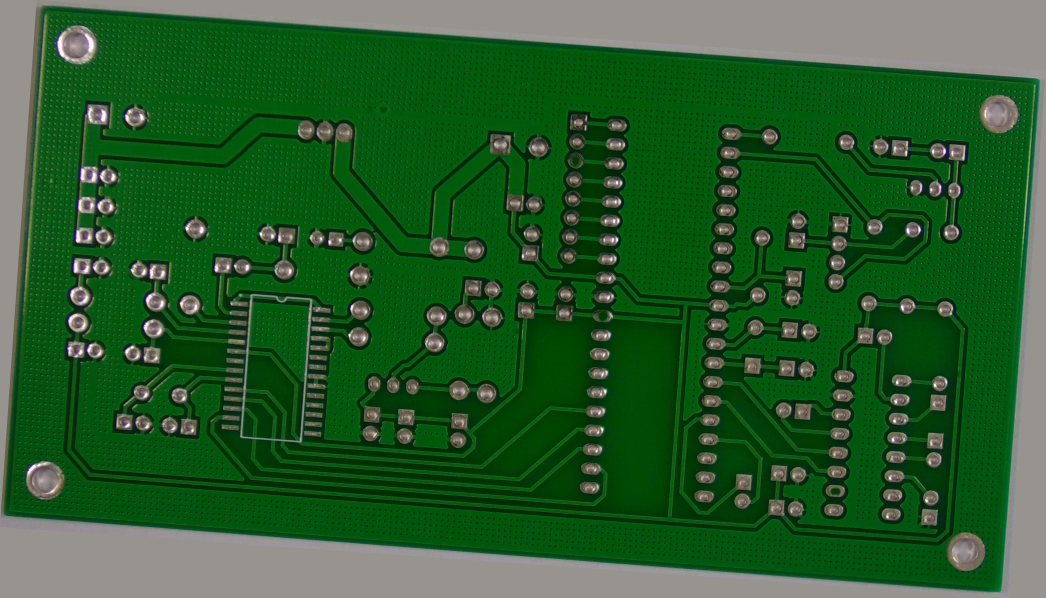
#> input picture 01_missing_hole_01_rotated.jpg, 3137 x 1793 px (shown at 1/3 size)
$ python ai_summit_opencv_workshop.py
#> lines starting #> are read from the running program, lines starting #| are printed output that depends on the picture; after the words box and inside, x2 and y2 are one past the last pixel; in counts of white or black regions, pixels touching at a corner belong together
import cv2
import numpy as np
from skimage import exposure
import sys

def main():
    def nothing(x):
        pass

    def mouse(event, x, y, flags, param):
        if event == cv2.EVENT_LBUTTONDOWN:
            b = img[y, x, 0]
            g = img[y, x, 1]
            r = img[y, x, 2]
            text = f'mouse at ({str(x)},{str(y)}), pixel color: ({str(b)},{str(g)},{str(r)})'
            print(text)

    def align_images(image, template, maxFeatures=500, keepPercent=0.2, debug=False):
        # convert both the input image and template to grayscale
        imageGray = cv2.cvtColor(image, cv2.COLOR_BGR2GRAY)
        templateGray = cv2.cvtColor(template, cv2.COLOR_BGR2GRAY)
        # use ORB to detect keypoints and extract (binary) local invariant features
        orb = cv2.ORB_create(maxFeatures)
        (kpsA, descsA) = orb.detectAndCompute(imageGray, None)
        (kpsB, descsB) = orb.detectAndCompute(templateGray, None)
        # match the features
        method = cv2.DESCRIPTOR_MATCHER_BRUTEFORCE_HAMMING
        matcher = cv2.DescriptorMatcher_create(method)
        matches = matcher.match(descsA, descsB, None)
        # sort the matches by their distance (the smaller the distance, the "more similar" the features are)
        matches = sorted(matches, key=lambda x:x.distance)
        # keep only the top matches
        keep = int(len(matches) * keepPercent)
        matches = matches[:keep]
        # check to see if we should visualize the matched keypoints
        # if debug:
        #     matchedVis = cv2.drawMatches(image, kpsA, template, kpsB,
        #         matches, None)
        #     matchedVis = imutils.resize(matchedVis, width=1000)
        #     cv2.imshow("Matched Keypoints", matchedVis)
        #     cv2.waitKey(0)
        # allocate memory for the keypoints (x, y)-coordinates from the
        # top matches -- we'll use these coordinates to compute our homography matrix
        ptsA = np.zeros((len(matches), 2), dtype="float")
        ptsB = np.zeros((len(matches), 2), dtype="float")
        # loop over the top matches
        for (i, m) in enumerate(matches):
            # indicate that the two keypoints in the respective images map to each other
            ptsA[i] = kpsA[m.queryIdx].pt
            ptsB[i] = kpsB[m.trainIdx].pt
        # compute the homography matrix between the two sets of matched points
        (H, mask) = cv2.findHomography(ptsA, ptsB, method=cv2.RANSAC)
        # use the homography matrix to align the images
        (h, w) = template.shape[:2]
        aligned = cv2.warpPerspective(image, H, (w, h))
        # return the aligned image
        return aligned

    # create a window
    windowName = "testing_window"
    cv2.namedWindow(windowName)
    # Create windows with trackbar and associate a callback function
    image_resize_trackbar_create = 0
    gaussian_blur_trackbar_create = 0
    bilateral_trackbar_create = 0
    threshold_trackbar_create = 0
    adaptive_threshold_trackbar_create = 0
    image_difference_trackbar_create = 0
    # create switch names
    image_realign_onoff_ = 'Realign'
    image_resize_onoff_ = 'Resize'
    gaussian_blur_onoff_ = 'Smoothing'
    bilateral_onoff_ = 'Bilateral'
    image_thresholding_onoff_ = 'Threshold'
    # switches
    cv2.createTrackbar(image_realign_onoff_, windowName, 0, 1, nothing)
#> slider 'Realign' is set to 1
    cv2.createTrackbar(image_resize_onoff_, windowName, 0, 1, nothing)
#> slider 'Resize' is set to 1
    cv2.createTrackbar(gaussian_blur_onoff_, windowName, 0, 1, nothing)
#> slider 'Smoothing' is set to 1
    cv2.createTrackbar(bilateral_onoff_, windowName, 0, 1, nothing)
#> slider 'Bilateral' is set to 1
    cv2.createTrackbar(image_thresholding_onoff_, windowName, 0, 1, nothing)
#> slider 'Threshold' is set to 1

    bad_image_path = r'01_missing_hole_01_rotated.jpg' # bad image sample
    reference_image_path = r'01_golden_reference.jpg'

    img = cv2.imread(bad_image_path)
#> img is the input picture: shape (1793, 3137, 3); mean B, G, R 44.1, 92.9, 39.8
    ref_img = cv2.imread(reference_image_path)
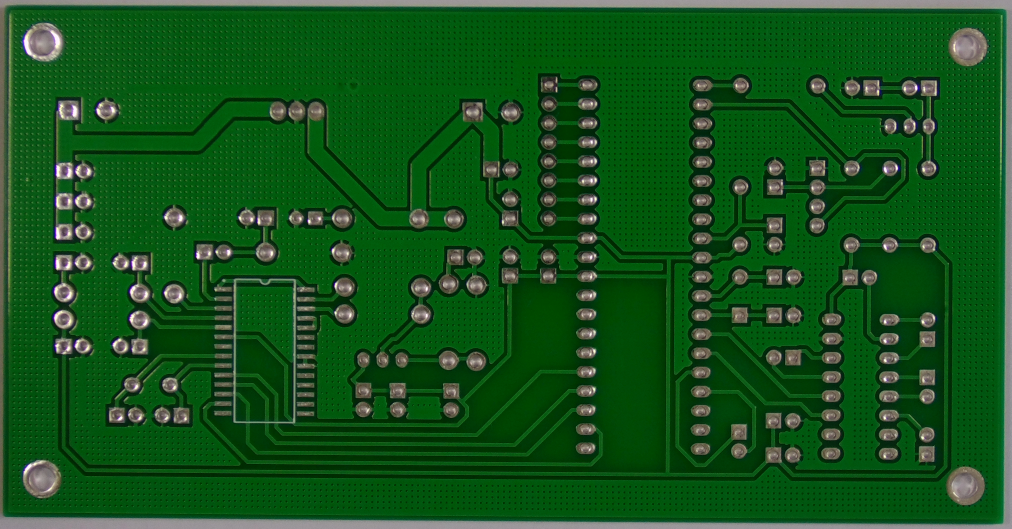
#> input picture 01_golden_reference.JPG, 3034 x 1586 px, found by its file name (shown at 1/3 size)
#> ref_img is the input picture: shape (1586, 3034, 3); mean B, G, R 27.3, 83.6, 20.4
    img_ori = img.copy()

    while(True):
        image_realign_onoff = cv2.getTrackbarPos(image_realign_onoff_, windowName)
        if image_realign_onoff:
            if not image_difference_trackbar_create:
                image_aligned_ = "image_aligned"
                cv2.namedWindow(image_aligned_)
                image_difference_ = "Difference"
                cv2.createTrackbar(image_difference_, image_aligned_, 0, 1, nothing)
#> slider 'Difference' is set to 1
                cv2.setTrackbarMin(image_difference_, image_aligned_, 0)
                image_difference_trackbar_create = 1
            aligned = align_images(img, ref_img)
#> in align_images, `imageGray = cv2.cvtColor(image, cv2.COLOR_BGR2GRAY)`:
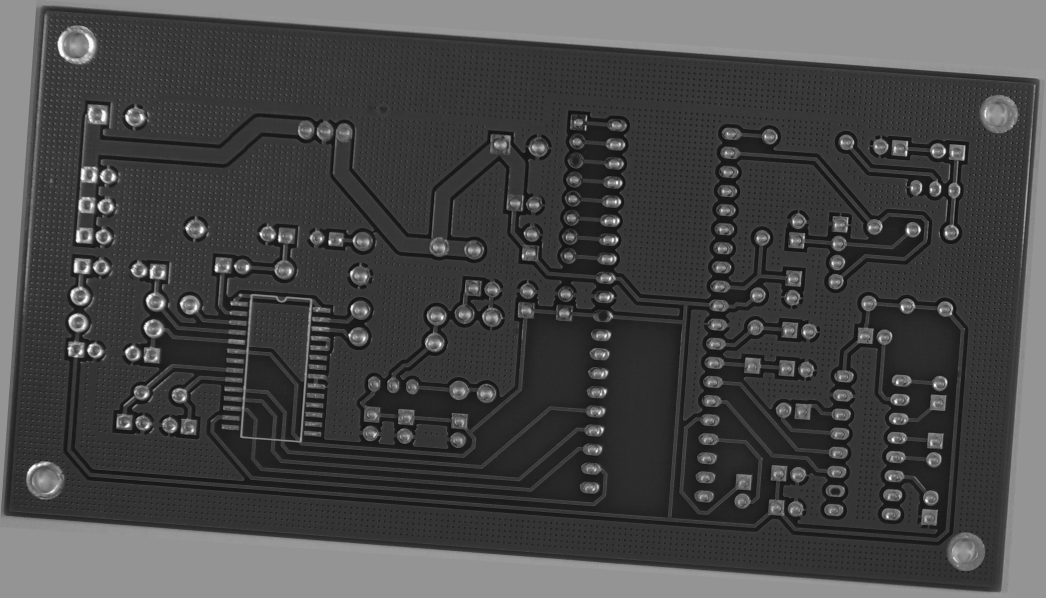
#> imageGray: shape (1793, 3137) (shown at 1/3 size); min 8, max 254, mean 71.4
#> in align_images, `(kpsA, descsA) = orb.detectAndCompute(imageGray, None)`: kpsA = 500 keypoints; strongest (x, y, size): (649, 811, 64.3), (647, 811, 77.1), (229, 720, 111.1), (648, 812, 53.6)
#> in align_images, `(kpsB, descsB) = orb.detectAndCompute(templateGray, None)`: kpsB = 500 keypoints; strongest (x, y, size): (592, 771, 77.1), (593, 773, 64.3), (170, 713, 64.3), (172, 713, 111.1)
#> in align_images, `matches = matcher.match(descsA, descsB, None)`: matches = 500 matches
#> in align_images, `keep = int(len(matches) * keepPercent)`: keep = 100
#> in align_images, `matches = matches[:keep]`: matches = 100 matches
#> in align_images, `ptsA = np.zeros((len(matches), 2), dtype="float")`: ptsA = 100 pairs, first value 0 to 0, second value 0 to 0
#> the loop in align_images, `for (i, m) in enumerate(matches):` made 100 passes
#> after the loop in align_images, `for (i, m) in enumerate(matches):`: ptsA = 100 pairs, first value 224 to 2894.4, second value 325 to 1551.7; ptsB = 100 pairs, first value 171 to 2808, second value 241 to 1370.3
#> in align_images, `(H, mask) = cv2.findHomography(ptsA, ptsB, method=cv2.RANSAC)`: H = [[0.998, 0.0693, -109.6], [-0.0698, 0.998, 8.4], [4.88e-08, -4.73e-08, 1]]; mask = 100 values, max 1 at index 0, min 0 at index 3, mean 0.85
            aligned_temp = cv2.resize(aligned, (0, 0), fx = 0.25, fy = 0.25)
            aligned_height , aligned_width, aligned_channels = aligned_temp.shape
#> aligned_height = 396; aligned_width = 758; aligned_channels = 3
            ref_img_temp = cv2.resize(ref_img, (aligned_width, aligned_height))
            img_temp = cv2.resize(img, (aligned_width, aligned_height))
            stacked = np.vstack([ref_img_temp, img_temp, aligned_temp])
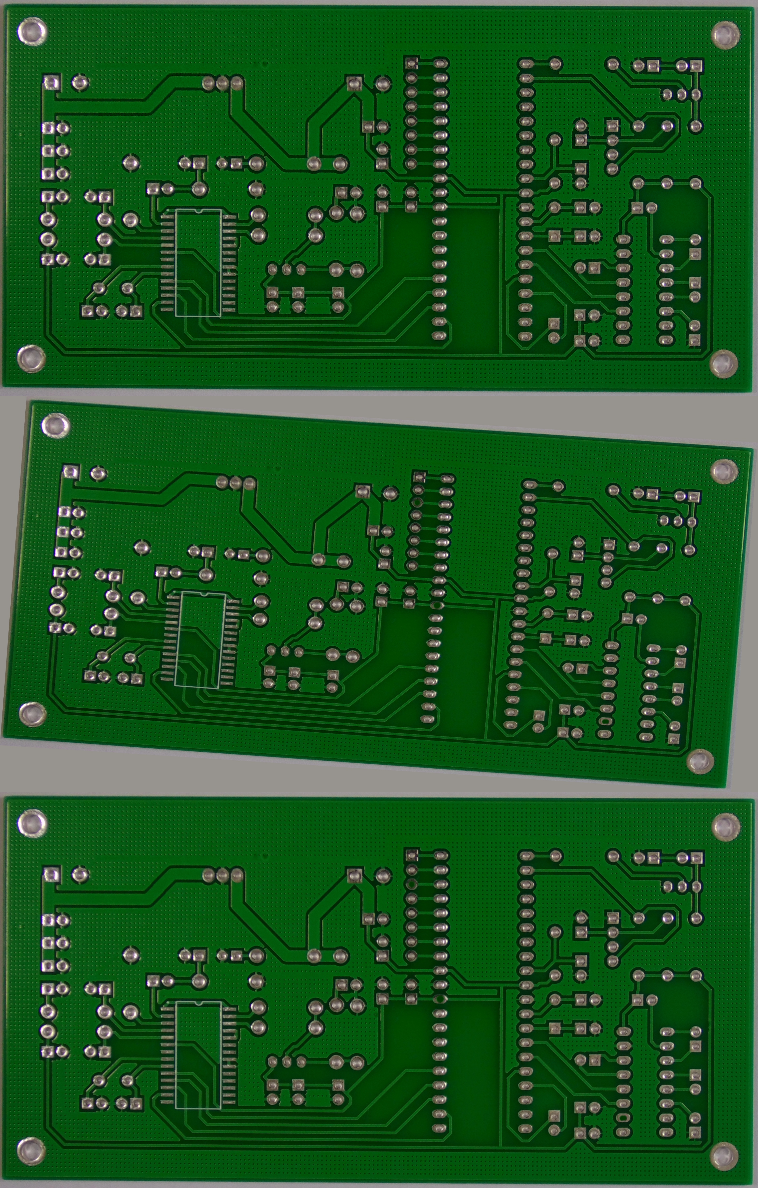
#> stacked: shape (1188, 758, 3); mean B, G, R 32.8, 86.6, 27
            cv2.imshow(image_aligned_,stacked)

            image_difference_onoff = cv2.getTrackbarPos(image_difference_, image_aligned_)
            if image_difference_onoff:
                align_gray = cv2.cvtColor(aligned, cv2.COLOR_BGR2GRAY)
                ref_img_gray = cv2.cvtColor(ref_img, cv2.COLOR_BGR2GRAY)
                # histogram matching of input image
                aligned_normalized = exposure.match_histograms(align_gray, ref_img_gray)
                aligned_normalized = exposure.rescale_intensity(aligned_normalized, out_range=(0, 255)).astype(np.uint8)
                aligned_blurred = cv2.GaussianBlur(aligned_normalized, (9,9), 0)
                ref_img_blurred = cv2.GaussianBlur(ref_img_gray, (9,9), 0) #ref_img_normalized
                aligned_gray_temp = cv2.resize(aligned_blurred, (0, 0), fx = 0.5, fy = 0.5)
                aligned_gray_height , aligned_gray_width = aligned_gray_temp.shape
#> aligned_gray_height = 793; aligned_gray_width = 1517
                ref_img_temp = cv2.resize(ref_img_blurred, (aligned_gray_width, aligned_gray_height))
#> ref_img_temp: shape (793, 1517)
                img_diff = cv2.absdiff(aligned_gray_temp, ref_img_temp)
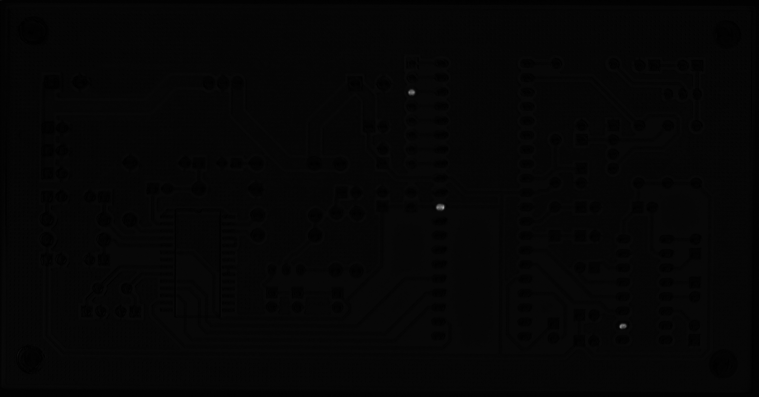
#> img_diff: shape (793, 1517) (shown at 1/2 size); min 0, max 188, mean 5.2

                _,mask = cv2.threshold(img_diff,70,255,cv2.THRESH_BINARY)
#> mask: shape (793, 1517); 0.02% white; 3 white regions, box (x1, y1, x2, y2) and area: (873, 409, 889, 419) 136, (817, 180, 829, 189) 83, (1239, 648, 1252, 657) 81
                aligned_resized = cv2.resize(aligned, (aligned_gray_width, aligned_gray_height))
                mask_bgr = cv2.merge([0*mask, 0*mask, mask])
                output = cv2.addWeighted(mask_bgr, 1, np.asarray(aligned_resized), 1.0, 0)
                cv2.imshow("image_difference_mask",img_diff)
                cv2.imshow("image_difference_output",output)

        # Convert to grayscale.
        if image_realign_onoff:
            gray = cv2.cvtColor(aligned, cv2.COLOR_BGR2GRAY)
        else:
            gray = cv2.cvtColor(img, cv2.COLOR_BGR2GRAY)
        gray_ori = gray.copy()
        gray_copy = gray.copy()
        gray = gray_ori

        image_resize_onoff = cv2.getTrackbarPos(image_resize_onoff_, windowName)
        if image_resize_onoff:
            if not image_resize_trackbar_create:
                image_resized_ = "image_resized"
                cv2.namedWindow(image_resized_)
                scale_factor_ = "Scale"
                cv2.createTrackbar(scale_factor_, image_resized_, 1, 10, nothing)
                cv2.setTrackbarMin(scale_factor_, image_resized_, 1)
                image_resize_trackbar_create = 1
            scale_factor = cv2.getTrackbarPos(scale_factor_, image_resized_) / 10
            gray_copy = cv2.resize(gray_copy, (0, 0), fx = scale_factor, fy = scale_factor)
            cv2.imshow("image_resized",gray_copy)
        else:
            gray_copy = cv2.resize(gray_copy, (0, 0), fx = 0.5, fy = 0.5)
        gray_copy_height , gray_copy_width = gray_copy.shape
#> gray_copy_height = 159; gray_copy_width = 303

        gaussian_blur_onoff = cv2.getTrackbarPos(gaussian_blur_onoff_, windowName)
        if gaussian_blur_onoff:
            if not gaussian_blur_trackbar_create:
                gray_blurred_ = "gray_blurred"
                cv2.namedWindow(gray_blurred_)
                blur_kernel_size_ = "KernelSize"
                cv2.createTrackbar(blur_kernel_size_, gray_blurred_, 3, 9, nothing)
                cv2.setTrackbarMin(blur_kernel_size_, gray_blurred_, 3)
                gaussian_blur_trackbar_create = 1
            blur_kernel_size = cv2.getTrackbarPos(blur_kernel_size_, gray_blurred_)
            if blur_kernel_size % 2 == 1:
                gray_blurred = cv2.GaussianBlur(gray_copy, (blur_kernel_size,blur_kernel_size), 0)
                gray_copy = gray_blurred.copy()
                gray_blurred = cv2.resize(gray_blurred, (gray_copy_width, gray_copy_height))
                cv2.imshow(gray_blurred_,gray_blurred)
            else:
                print(f"[WARN] invalid kernel size {blur_kernel_size}, please select odd number!")

        bilateral_onoff = cv2.getTrackbarPos(bilateral_onoff_, windowName)
        if bilateral_onoff:
            if not bilateral_trackbar_create:
                gray_sharpened_ = "gray_sharpened"
                cv2.namedWindow(gray_sharpened_)
                bilateral_filter_ = 'Bilateral'
                bilateral_sigma_ = 'Sigma'
                cv2.createTrackbar(bilateral_filter_, gray_sharpened_, 3, 9, nothing)
                cv2.createTrackbar(bilateral_sigma_, gray_sharpened_, 10, 150, nothing)
                cv2.setTrackbarMin(bilateral_filter_, gray_sharpened_, 3)
                cv2.setTrackbarMin(bilateral_sigma_, gray_sharpened_, 10)
                bilateral_trackbar_create = 1
            bilateral_filter = cv2.getTrackbarPos(bilateral_filter_, gray_sharpened_)
            bilateral_sigma = cv2.getTrackbarPos(bilateral_sigma_, gray_sharpened_)
            gray_sharpened = cv2.bilateralFilter(gray_copy, bilateral_filter, bilateral_sigma, bilateral_sigma)
            gray_copy = gray_sharpened.copy()
            gray_sharpened = cv2.resize(gray_sharpened, (gray_copy_width, gray_copy_height))
            cv2.imshow(gray_sharpened_,gray_sharpened)

        image_thresholding_onoff = cv2.getTrackbarPos(image_thresholding_onoff_, windowName)
        if image_thresholding_onoff:
            if not threshold_trackbar_create:
                gray_thresholded_ = "gray_thresholded"
                cv2.namedWindow(gray_thresholded_)
                threshold_min_ = 'Min Thresh'
                cv2.createTrackbar(threshold_min_, gray_thresholded_, 0, 255, nothing)
#> slider 'Min Thresh' is set to 51
                cv2.setTrackbarMin(threshold_min_, gray_thresholded_, 0)
                adaptive_thresholding_ = 'Adaptive'
                cv2.createTrackbar(adaptive_thresholding_, gray_thresholded_, 0, 1, nothing)
#> slider 'Adaptive' is set to 1
                cv2.setTrackbarMin(adaptive_thresholding_, gray_thresholded_, 0)
                threshold_trackbar_create = 1
            threshold_min = cv2.getTrackbarPos(threshold_min_, gray_thresholded_)
            adaptive_thresholding = cv2.getTrackbarPos(adaptive_thresholding_, gray_thresholded_)
            if adaptive_thresholding:
                if not adaptive_threshold_trackbar_create:
                    block_size_ = 'Block Size'
                    cv2.createTrackbar(block_size_, gray_thresholded_, 3, 29, nothing)
                    cv2.setTrackbarMin(block_size_, gray_thresholded_, 3)
                    adaptive_threshold_trackbar_create = 1
                block_size = cv2.getTrackbarPos(block_size_, gray_thresholded_)
                if block_size % 2 == 1:
                    thresh = cv2.adaptiveThreshold(gray_copy, 255, cv2.ADAPTIVE_THRESH_GAUSSIAN_C, cv2.THRESH_BINARY, block_size, 2)
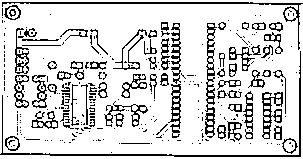
#> thresh: shape (159, 303); 82.7% white; black in thin lines or dots
                else:
                    print(f"[WARN] invalid kernel size {block_size}, please select odd number!")
            else:
                ret, thresh = cv2.threshold(gray_copy, threshold_min, 255, cv2.THRESH_BINARY) #  threshold_max2
            gray_copy = thresh.copy()
            thresh = cv2.resize(thresh, (gray_copy_width, gray_copy_height))
            cv2.imshow(gray_thresholded_,thresh)

        img_ori = cv2.resize(img_ori, (gray_copy_width, gray_copy_height))
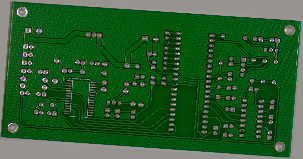
#> img_ori: shape (159, 303, 3); mean B, G, R 44, 92.7, 39.7
        gray_ori = cv2.resize(gray_ori, (gray_copy_width, gray_copy_height))
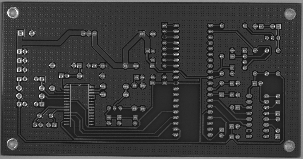
#> gray_ori: shape (159, 303); min 11, max 252, mean 58.2

        # Display the image
        cv2.imshow(windowName, img_ori)
        cv2.setMouseCallback(windowName, mouse)

        # Create a button for pressing and changing the window
        if cv2.waitKey(1) & 0xFF == 27:
#> (key Esc is pressed here)
            break

    # Close the window
    cv2.destroyAllWindows()


if __name__ == "__main__":
    sys.exit(main() or 0)
#> (the program exits here)
